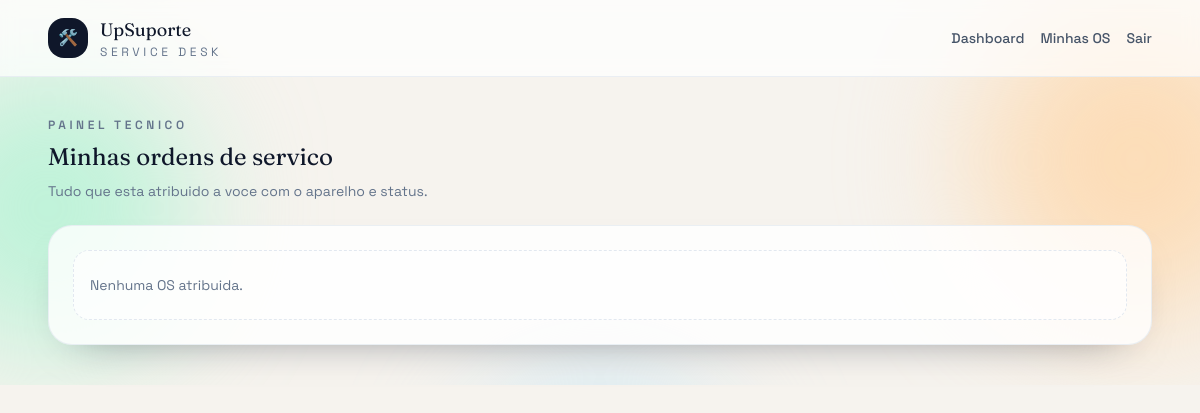
Page /minhas-os/ (signed in) on the earlier database version.
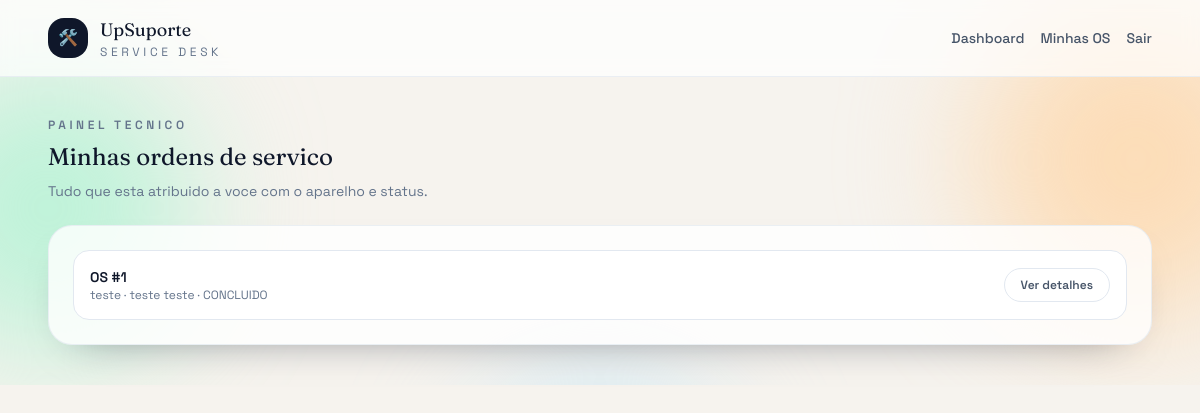
Same page on the later database version.
### core/models.py (models this page shows, shortened)
class OrdemServico(models.Model):
    STATUS_CHOICES = [
        ("ABERTO", "Aberto"),
        ("AGENDADO", "Agendado"),
        ("EM_ANDAMENTO", "Em andamento"),
        ("CONCLUIDO", "Concluído"),
        ("CANCELADO", "Cancelado"),
    ]
    PRIORIDADE_CHOICES = [
        ("BAIXA", "Baixa"),
        ("MEDIA", "Média"),
        ("ALTA", "Alta"),
    ]
    aparelho = models.ForeignKey(Aparelho, on_delete=models.CASCADE, related_name="ordens")
    funcionario = models.ForeignKey(Funcionario, on_delete=models.SET_NULL, null=True, blank=True)
    problema_relatado = models.TextField()
    status = models.CharField(max_length=20, choices=STATUS_CHOICES, default="ABERTO")
    data_agendada = models.DateField(null=True, blank=True)
    hora_agendada = models.TimeField(null=True, blank=True)
    prioridade = models.CharField(max_length=10, choices=PRIORIDADE_CHOICES, default="MEDIA")
    laudo_tecnico = models.TextField(blank=True)  # só preenche quando finaliza
    data_criacao = models.DateTimeField(auto_now_add=True)
    data_conclusao = models.DateTimeField(null=True, blank=True)

class Aparelho(models.Model):
    TIPO_CHOICES = [
        ("NOTEBOOK", "Notebook"),
        ("DESKTOP", "Desktop"),
        ("IMPRESSORA", "Impressora"),
        ("MONITOR", "Monitor"),
        ("OUTRO", "Outro"),
    ]
    nome = models.CharField(max_length=150)
    tipo = models.CharField(max_length=50, choices=TIPO_CHOICES)
    marca = models.CharField(max_length=100)
    modelo = models.CharField(max_length=100)
    numero_serie = models.CharField(max_length=100, unique=True)
    cliente = models.CharField(max_length=150)
    data_cadastro = models.DateTimeField(auto_now_add=True)

### core/views.py (the view)
# urls.py: path('minhas-os/', views.minhas_os, name='minhas_os'),
@login_required
def minhas_os(request):
    funcionario = _get_funcionario(request.user)
    if funcionario:
        ordens = (
            OrdemServico.objects.filter(funcionario=funcionario)
            .select_related("aparelho", "funcionario")
            .order_by("-data_criacao")
        )
    else:
        ordens = OrdemServico.objects.none()
    return render(
        request,
        "minhas_os.html",
        {"ordens": ordens, "funcionario": funcionario},
    )

### core/views.py (called while the page is built)
def _get_funcionario(user):
    try:
        return user.funcionario
    except Funcionario.DoesNotExist:
        return None

### templates/minhas_os.html (shortened to what this page needs)
{% extends "base.html" %}
{% block content %}
<div class="flex flex-col gap-2">
  <p class="text-xs font-semibold uppercase tracking-[0.3em] text-slate-500">Painel tecnico</p>
  <h2 class="font-display text-2xl">Minhas ordens de servico</h2>
  <p class="text-sm text-slate-500">Tudo que esta atribuido a voce com o aparelho e status.</p>
</div>
<div class="mt-6 rounded-3xl border border-slate-200/70 bg-white/80 p-6 shadow-soft">
  <div class="space-y-4">
    {% for os in ordens %}
    <div class="flex flex-wrap items-center justify-between gap-4 rounded-2xl border border-slate-200 bg-white px-4 py-4">
      <div>
        <p class="text-sm font-semibold text-slate-900">OS #{{ os.id }}</p>
        <p class="text-xs text-slate-500">
          {{ os.aparelho.nome }} · {{ os.aparelho.marca }} {{ os.aparelho.modelo }} · {{ os.status }}
        </p>
      </div>
      <a class="rounded-full border border-slate-200 px-4 py-2 text-xs font-semibold text-slate-600" href="{% url 'detalhe_os' os.id %}">
        Ver detalhes
      </a>
    </div>
    {% empty %}
    <div class="rounded-2xl border border-dashed border-slate-200 bg-white/60 px-4 py-6 text-sm text-slate-500">
      Nenhuma OS atribuida.
    </div>
    {% endfor %}
  </div>
</div>
{% endblock %}

Differences in the rows shown:
now on this page (row edited): OrdemServico: id "1", aparelho.nome "teste", aparelho.marca "teste", aparelho.modelo "teste", status "CONCLUIDO"
Other differences:
text no longer shown: "Nenhuma OS atribuida."
